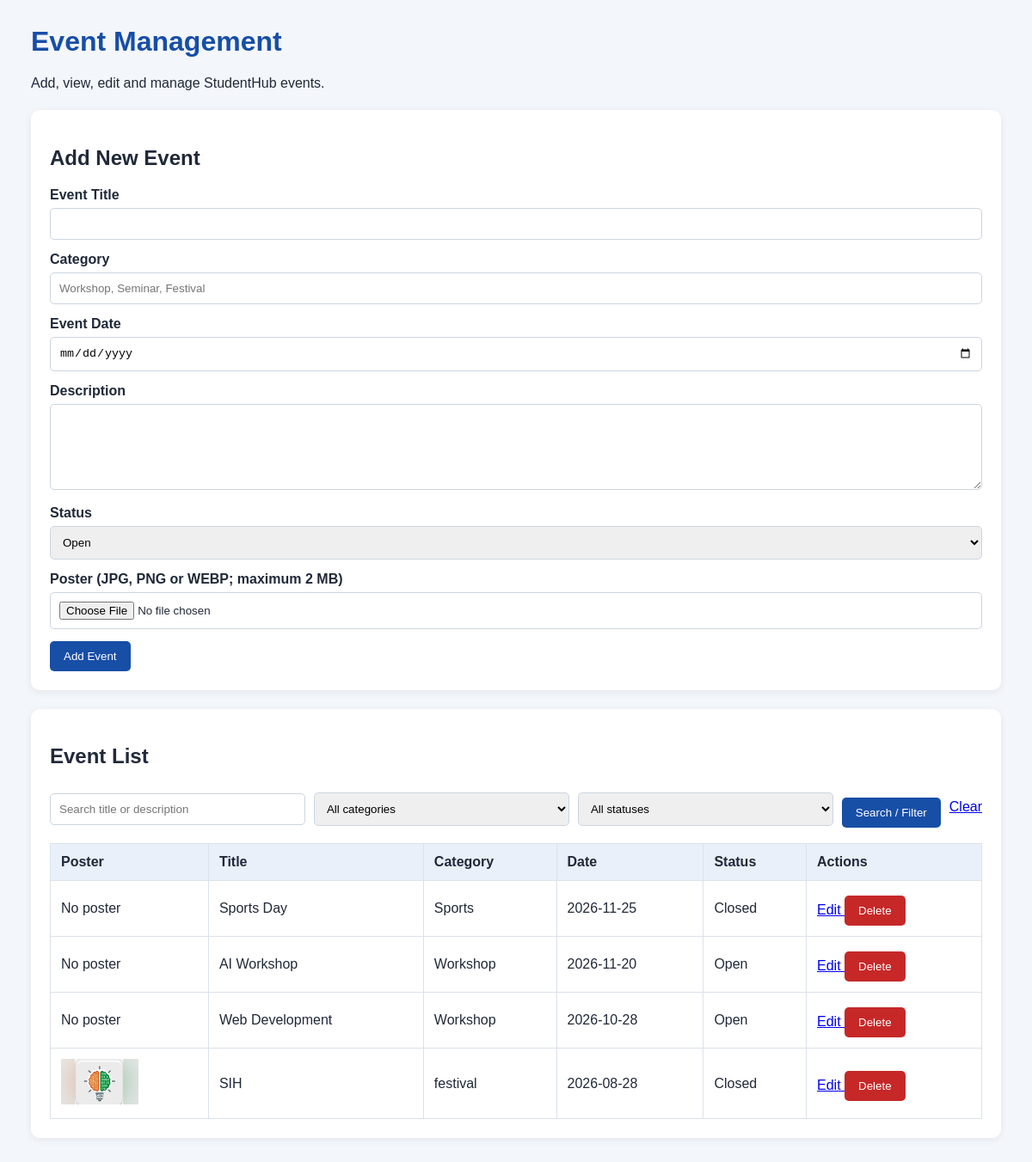
The page /admin/events.php on the database its author committed.
### tables this page shows
CREATE TABLE `events_pr12` (
  `id` int(11) NOT NULL,
  `title` varchar(150) NOT NULL,
  `category` varchar(80) NOT NULL,
  `event_date` date NOT NULL,
  `description` text NOT NULL,
  `status` enum('open','closed') NOT NULL DEFAULT 'open',
  `poster` varchar(255) DEFAULT NULL,
  `created_at` timestamp NOT NULL DEFAULT current_timestamp()
);

### admin/events.php (the view, shortened to what this page needs)
<?php
require_once __DIR__ . '/../config/database.php';
mysqli_set_charset($conn, 'utf8mb4');
$uploadUrl = '../uploads/event-posters/';
$edit = null;
function h($value): string {
    return htmlspecialchars(
        (string)$value,
        ENT_QUOTES,
        'UTF-8'
    );
}
$search = trim($_GET['search'] ?? '');
$sql = 'SELECT * FROM events_pr12 WHERE 1=1';
$sql .= ' ORDER BY event_date DESC';
$stmt = $conn->prepare($sql);
$stmt->execute();
$events = $stmt->get_result();
?>
<!DOCTYPE html>
<html lang="en">
<head>
    <link rel="stylesheet" href="events.css">
</head>
<body>
<main class="container">
    <h1>Event Management</h1>
    <p>Add, view, edit and manage StudentHub events.</p>
    <section class="panel">
        <h2><?= $edit ? 'Update Event' : 'Add New Event' ?></h2>
        <form method="post" enctype="multipart/form-data">
            <label for="title">Event Title</label>
            <input id="title" name="title" maxlength="150" required
                   value="<?= h($edit['title'] ?? '') ?>">
            <label for="category">Category</label>
            <input id="category" name="category" maxlength="80" required
                   placeholder="Workshop, Seminar, Festival"
                   value="<?= h($edit['category'] ?? '') ?>">
            <label for="event_date">Event Date</label>
            <input id="event_date" type="date" name="event_date" required
                   value="<?= h($edit['event_date'] ?? '') ?>">
            <label for="description">Description</label>
            <textarea id="description" name="description"
                      required><?= h($edit['description'] ?? '') ?></textarea>
            <label for="status">Status</label>
            <select id="status" name="status">
                <option value="open"
                    <?= ($edit['status'] ?? 'open') === 'open'
                        ? 'selected' : '' ?>>Open</option>
            </select>
            <label for="poster">Poster (JPG, PNG or WEBP; maximum 2 MB)</label>
            <input id="poster" type="file" name="poster"
                   accept=".jpg,.jpeg,.png,.webp,image/jpeg,image/png,image/webp">
            <button type="submit">
                <?= $edit ? 'Update Event' : 'Add Event' ?>
            </button>
        </form>
    </section>
    <section class="panel">
        <h2>Event List</h2>
        <form method="get" class="filters">
            <input name="search"
                   placeholder="Search title or description"
                   value="<?= h($search) ?>">
            <select name="category">
                <option value="">All categories</option>
            </select>
            <select name="status">
                <option value="">All statuses</option>
            </select>
            <button type="submit">Search / Filter</button>
            <a href="events.php">Clear</a>
        </form>
        <div class="table-wrap">
            <table>
                <thead>
                    <tr>
                        <th>Poster</th>
                        <th>Title</th>
                        <th>Category</th>
                        <th>Date</th>
                        <th>Status</th>
                        <th>Actions</th>
                    </tr>
                </thead>
                <tbody>
                <?php while ($event = $events->fetch_assoc()): ?>
                    <tr>
                        <td>
                            <?php if (!empty($event['poster'])): ?>
                                <img class="poster"
                                     src="<?= h($uploadUrl . basename($event['poster'])) ?>"
                                     alt="Event poster">
                            <?php else: ?>
                                No poster
                            <?php endif; ?>
                        </td>
                        <td><?= h($event['title']) ?></td>
                        <td><?= h($event['category']) ?></td>
                        <td><?= h($event['event_date']) ?></td>
                        <td><?= h(ucfirst($event['status'])) ?></td>
                        <td>
                            <a href="events.php?edit=<?= (int)$event['id'] ?>">
                                Edit
                            </a>
                            <form method="post" action="event-delete.php"
                                  onsubmit="return confirm('Delete this event permanently?');">
                                <button class="danger" type="submit">
                                    Delete
                                </button>
                            </form>
                        </td>
                    </tr>
                <?php endwhile; ?>
                </tbody>
            </table>
        </div>
    </section>
</main>
</body>
</html>

### admin/events.css (style rules this page uses)
* { box-sizing: border-box; }
body { margin: 0; font-family: Arial, sans-serif; background: #f3f6fb; color: #202938; }
.container { width: 94%; max-width: 1200px; margin: 30px auto; }
h1 { color: #174ea6; }
.panel { background: white; padding: 22px; margin: 22px 0; border-radius: 10px; box-shadow: 0 2px 10px #00000012; }
label { display: block; margin-top: 14px; font-weight: bold; }
input, textarea, select { width: 100%; padding: 10px; margin-top: 6px; border: 1px solid #cbd5e1; border-radius: 5px; }
textarea { min-height: 100px; }
button { padding: 10px 16px; margin-top: 14px; border: 0; border-radius: 5px; background: #174ea6; color: white; cursor: pointer; }
.danger { background: #c62828; }
.filters { display: flex; flex-wrap: wrap; gap: 10px; align-items: center; }
.filters input, .filters select { flex: 1; min-width: 150px; }
.table-wrap { overflow-x: auto; margin-top: 18px; }
table { width: 100%; border-collapse: collapse; background: white; }
th, td { padding: 12px; border: 1px solid #dbe2ea; text-align: left; }
th { background: #eaf0fa; }
.poster { width: 90px; max-height: 100px; object-fit: contain; }
td form { display: inline; }
td button { margin-top: 5px; }

### rows shown on the page
events_pr12: shows "No poster", title "Sports Day", category "Sports", event_date "2026-11-25", status "Closed"
events_pr12: shows "No poster", title "AI Workshop", category "Workshop", event_date "2026-11-20", status "Open"
events_pr12: shows "No poster", title "Web Development", category "Workshop", event_date "2026-10-28", status "Open"
events_pr12: poster (picture), title "SIH", category "festival", event_date "2026-08-28", status "Closed"
